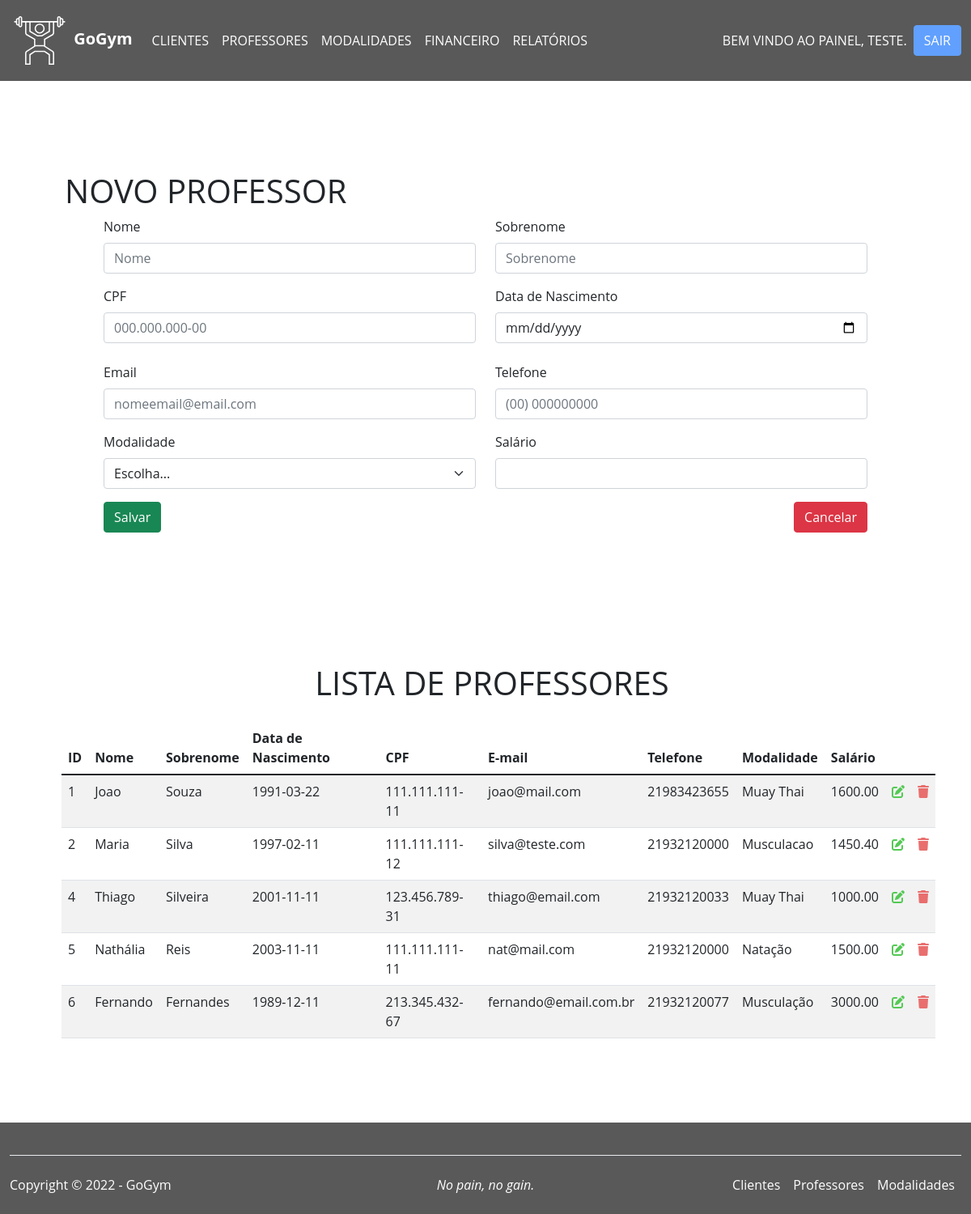
Page /professores.php (signed in) on the committed database.
### tables this page shows
CREATE TABLE `professores` (
  `id` int(11) NOT NULL,
  `nome` varchar(80) NOT NULL,
  `sobrenome` varchar(80) NOT NULL,
  `dataDeNascimento` date NOT NULL,
  `cpf` varchar(14) NOT NULL,
  `email` varchar(50) NOT NULL,
  `telefone` varchar(20) NOT NULL,
  `modalidade` varchar(30) NOT NULL,
  `salario` decimal(7,2) NOT NULL
);

### professores.php (the view, shortened to what this page needs)
<?php
  require './src/service/connect.php';
  $sql_search = "SELECT * FROM professores";
  $resultado = mysqli_query($connect, $sql_search);
  if($resultado){
     $lista_professores = mysqli_fetch_all($resultado, MYSQLI_ASSOC);
  }
?>
<!DOCTYPE html>
<html lang="pt-br">
<head>
  <link href="https://cdn.jsdelivr.net/npm/bootstrap@5.1.3/dist/css/bootstrap.min.css" rel="stylesheet">
  <link rel="stylesheet" href="./assets/css/main.css">
</head>
<body>
  <?php
    include './assets/includes/navbar.php';
  ?>
  <main class="py-3 px-4">
  <section class="container-flud bg-white py-5 px-5 mx-2 my-5 cadastro">
      <h1 class="text-uppercase">Novo Professor</h1>
      <div class="container-fluid bg-white px-5">
        <form method="POST">
          <div class="mb-3 row">
            <div class="col">
              <label for="exampleInputEmail1" class="form-label">Nome</label>
              <input type="text" class="form-control" name="nome" id="nome" aria-describedby="nome" placeholder="Nome" required>
            </div>
            <div class="col">
              <label for="exampleInputEmail1" class="form-label">Sobrenome</label>
              <input type="text" class="form-control" name="sobrenome" id="sobrenome" aria-describedby="Sobrenome" placeholder="Sobrenome" required>
            </div>
          </div>
          <div class="mb-3 row">
            <div class="col">
              <label for="" class="form-label">CPF</label>
              <input type="text" class="form-control" id="cpf" aria-describedby="cpf"
              placeholder="000.000.000-00" pattern="^(\d{3}\.\d{3}\.\d{3}-\d{2})|(\d{11})$"  name="cpf">
              <div id="cpfMessage" class="pt-2"></div>
            </div>
            <div class="col">
              <label for="exampleInputEmail1" class="form-label">Data de Nascimento</label>
              <input type="date" class="form-control" id="dataDeNascimento" aria-describedby="nascimento" name="dataDeNascimento" required>
              <div id="dateAlert" class="pt-2"></div>
            </div>
          </div>
          <div class="mb-3 row">
            <div class="col">
              <label for="exampleFormControlInput1" class="form-label">Email </label>
              <input type="email" class="form-control" name="email" id="email"
              placeholder="nomeemail@email.com" pattern='\w*@\w*\.\w*\.?\w*' required>
            </div>
            <div class="col">
              <label for="exampleInputEmail1" class="form-label">Telefone</label>
              <input type="tel" class="form-control" name="telefone" id="telefone" aria-describedby="telefone" placeholder="(00) 000000000" maxlength="14" required>
            </div>
          </div>
          <div class="mb-3 row">
            <div class="col">
              <div class="col">
                <label for="exampleInputEmail1" class="form-label">Modalidade</label>
                <select class="form-select" id="modalidade" name="modalidade" aria-label="select">
                  <option selected disabled>Escolha...</option>
                </select>
              </div>
            </div>
            <div class="col">
              <label for="" class="form-label">Salário</label>
              <input class="form-control" type="text" name="salario" id="salario">
            </div>
          </div>
          <div class="mb-3 bg-white pb-4">
            <div class="float-start">
              <button type="submit" class="btn btn-success" name="enviar" id="enviar">
                 Salvar
              </button>
            </div>
            <div class="float-end">
              <button type="button" class="btn btn-danger ">
                <a href="clientes.php" class="text-white text-decoration-none">Cancelar</a>
              </button>
            </div>
          </div>
        </form>
      </div>
    </section>
    <section class="container-fluid lista py-5 mx-2 bg-white cadastro">
      <div class="container">
        <h1 class="text-uppercase py-3 text-center">Lista de Professores</h1>
      </div>
      <div class="container-fluid px-4 mx-2">
        <table class="table table-striped table-hover">
          <thead>
            <tr class="text-justify fw-bold">
              <th>ID</th>
              <th>Nome</th>
              <th>Sobrenome</th>
              <th>Data de Nascimento</th>
              <th>CPF</th>
              <th>E-mail</th>
              <th>Telefone</th>
              <th>Modalidade</th>
              <th>Salário</th>
            </tr>
          </thead>
          <tbody>
            <?php foreach ($lista_professores as $professor) : ?>
              <tr class="text-justify">
                  <td><?= $professor['id'] ?></td>
                  <td><?= $professor['nome'] ?></td>
                  <td><?= $professor['sobrenome'] ?></td>
                  <td><?= $professor['dataDeNascimento'] ?></td>
                  <td><?= $professor['cpf'] ?></td>
                  <td><?= $professor['email'] ?></td>
                  <td><?= $professor['telefone'] ?></td>
                  <td><?= $professor['modalidade'] ?></td>
                  <td><?= $professor['salario'] ?></td>
                  <td>
                    <a href="editarprofessores.php?id=<?= $professor['id'] ?>" class="bt-lapis">
                      <i class="fa-solid fa-pen-to-square"></i>
                    </a>
                  </td>
                  <td>
                    <a href="professores.php?excluir=<?= $professor['id'] ?>" onclick="return confirm('Deseja mesmo deletar?');" class="bt-lixo" type="button" id="delete">
                      <i class="fa-solid fa-trash"></i>
                    </a>
                  </td>
               </tr>
            <?php endforeach; ?>
          </tbody>
        </table>
      </div>
    </section>
  </main>
  <?php
    include './assets/includes/footer.php';
  ?>
</body>
</html>

### assets/css/main.css (style rules this page uses)
* { margin: 0; padding: 0; font-family: 'Open Sans', sans-serif; box-sizing: border-box; }
a { text-decoration: none; }
body { background: url(../img/Fundo_academia.jpg) center center/100% 100% no-repeat fixed; }
.cadastro { border-radius: 8px; }
.bt-lixo { color: rgb(233, 110, 110); }
.bt-lapis { color: rgb(84, 201, 84); }

### rows in the picture
professores: id "1", nome "Joao", sobrenome "Souza", dataDeNascimento "1991-03-22", cpf "111.111.111-11", email "joao@mail.com", telefone "21983423655", modalidade "Muay Thai", salario "1600.00"
professores: id "2", nome "Maria", sobrenome "Silva", dataDeNascimento "1997-02-11", cpf "111.111.111-12", email "silva@teste.com", telefone "21932120000", modalidade "Musculacao", salario "1450.40"
professores: id "4", nome "Thiago", sobrenome "Silveira", dataDeNascimento "2001-11-11", cpf "123.456.789-31", email "thiago@email.com", telefone "21932120033", modalidade "Muay Thai", salario "1000.00"
professores: id "5", nome "Nathália", sobrenome "Reis", dataDeNascimento "2003-11-11", cpf "111.111.111-11", email "nat@mail.com", telefone "21932120000", modalidade "Natação", salario "1500.00"
professores: id "6", nome "Fernando", sobrenome "Fernandes", dataDeNascimento "1989-12-11", cpf "213.345.432-67", email "fernando@email.com.br", telefone "21932120077", modalidade "Musculação", salario "3000.00"

### other values in the picture
$_SESSION['nome'] "TESTE"
